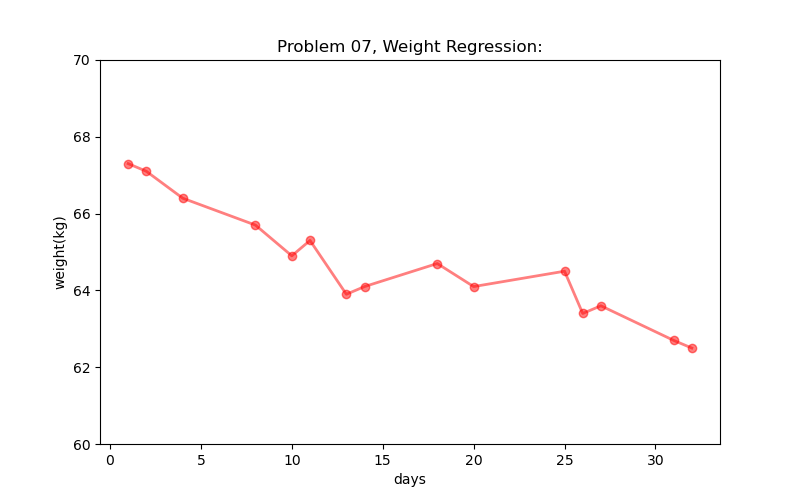

The Python source for this figure:
#------------------공학작문 기말고사 7번 문제-----------------------------

import matplotlib.pyplot as plot
plot.figure(figsize=(8,5)) # 인치

Weight = [ (1, 67.3),  (2,67.1),  (4,66.4),  (8,65.7), (10, 64.9),
           (11, 65.3), (13,63.9), (14,64.1), (18,64.7), (20, 64.1),
           (25, 64.5), (26,63.4), (27,63.6), (31,62.7), (32, 62.5)
         ]

# for w in Weight :
#     day = w[0]
#     weight= w[1]
#     print(f'day= {day:2}  W={weight:5}')

day = []
weight = []
for w in Weight :
    day.append(w[0])
    weight.append(w[1])


plot.title("Problem 07, Weight Regression:")

plot.ylabel('weight(kg)')
plot.xlabel('days')
plot.ylim(60, 70)
plot.plot( day, weight, 'red'   , marker='o', alpha=0.5, linewidth=2)

plot.show( )
